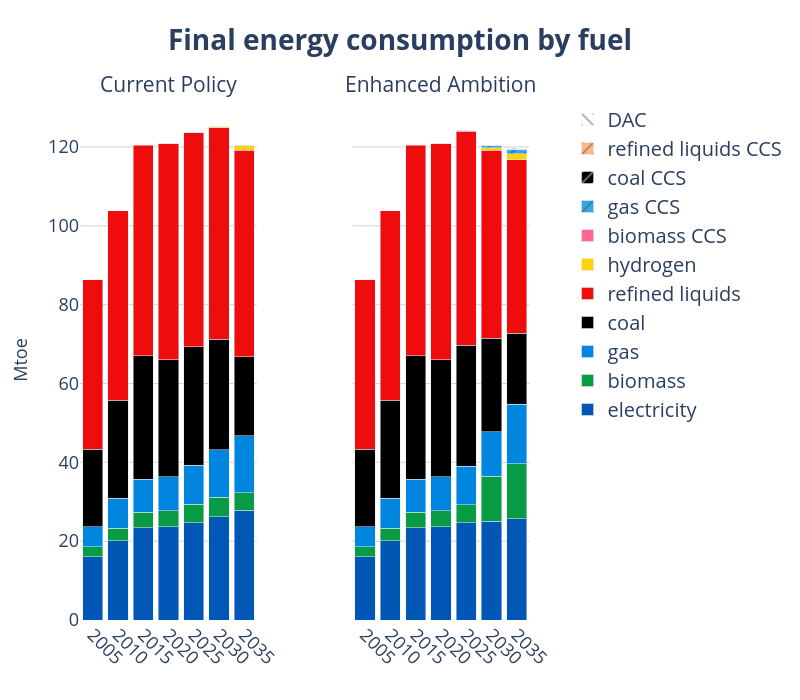

The code cell stored with this chart in its notebook:
### Code cell
years = list(range(2005, 2036, 5))

# Create subplots with secondary y-axes
fig = make_subplots(
    rows=1, cols=2,
    shared_yaxes=True,
    shared_xaxes=True,
    specs=[[{"secondary_y": True}, {"secondary_y": True}]],
    subplot_titles=("Current Policy", "Enhanced Ambition")
)
# === Legend Group: Gases ===

# ------------------------------------------------------------------
# add traces from the first figure → left pane
# ------------------------------------------------------------------
for tr in fig1.data:
    tr.showlegend = False                      # keep legend single
    # NEW → colour & pattern injection
    if tr.name in fuel_colors:
        tr.marker.color = fuel_colors[tr.name]
        pattern = fuel_patterns.get(tr.name)
        if pattern:
            # marker.pattern is available from Plotly 5.3+
            tr.marker.pattern = dict(shape=pattern)

    fig.add_trace(tr, row=1, col=1, secondary_y=False)

# ------------------------------------------------------------------
# add traces from the second figure → right pane
# ------------------------------------------------------------------
for tr in fig2.data:
    if tr.name in fuel_colors:
        tr.marker.color = fuel_colors[tr.name]
        pattern = fuel_patterns.get(tr.name)
        if pattern:
            tr.marker.pattern = dict(shape=pattern)

    fig.add_trace(tr, row=1, col=2, secondary_y=False)


fig.update_layout(
    yaxis=dict(title="EJ", showgrid=True),
    yaxis1=dict(title="EJ", showgrid=True, title_font_size=20),
    
    # Hide secondary y-axis for col 1 (still used internally)
    yaxis2=dict(
        showticklabels=False,
        showgrid=False,
        zeroline=False,
        showline=False,
        title='',
        overlaying='y',
        side='right',
        range=[0, 100]
    ),
    
    # Show secondary y-axis for col 2
    yaxis4=dict(
        showticklabels=False,
        showgrid=False,
        zeroline=False,
        showline=False,
        title='',
        overlaying='y',
        side='right',
        range=[0, 100]
    ),
    barmode='stack',
    plot_bgcolor='rgba(0,0,0,0)',
    width=800, height=700,
)


fig.update_xaxes(tickangle=45)

fig.update_yaxes(range=[None, 150])

fig.update_layout(
    yaxis=dict(title="Mtoe", showgrid=True, gridcolor='lightgray'),
    yaxis3=dict(showgrid=True, gridcolor='lightgray'),
    title=dict(
        text="<b>Final energy consumption by fuel</b>",
        font=dict(size=28),
        x=0.5
    ),
    legend=dict(
        traceorder="reversed",
        font=dict(size=20),
        x=1.02, y=1,
        borderwidth=0
    )
)
fig.update_xaxes(
    tickvals=years,
    ticktext=[str(y) for y in years]
)

# adjust axis labels and ticks
fig.update_xaxes(title_font=dict(size=18), tickfont=dict(size=18))
fig.update_yaxes(title_font=dict(size=18), tickfont=dict(size=18))

# bump the subplot titles
fig.update_annotations(font=dict(size=21))

# (if you also set a main title earlier)
fig.update_layout(title=dict(font=dict(size=28)))
fig

### Figure 1 — Plotly figure (JSON) as saved in the notebook; plotly's stock layout.template omitted (floating-point values rounded to 4 significant figures)
{"data": [{"hovertemplate": "fuel=electricity<br>Year=%{x}<br>value=%{y}<extra></extra>", "legendgroup": "electricity", "marker": {"color": "#0057B5", "pattern": {"shape": ""}}, "name": "electricity", "orientation": "v", "showlegend": false, "textposition": "auto", "type": "bar", "x": [2005, 2010, 2015, 2020, 2025, 2030, 2035], "xaxis": "x", "y": [16.05, 20.15, 23.35, 23.68, 24.67, 26.21, 27.87], "yaxis": "y"}, {"hovertemplate": "fuel=biomass<br>Year=%{x}<br>value=%{y}<extra></extra>", "legendgroup": "biomass", "marker": {"color": "#099B43", "pattern": {"shape": ""}}, "name": "biomass", "orientation": "v", "showlegend": false, "textposition": "auto", "type": "bar", "x": [2005, 2010, 2015, 2020, 2025, 2030, 2035], "xaxis": "x", "y": [2.572, 3.19, 3.932, 4.002, 4.695, 4.872, 4.407], "yaxis": "y"}, {"hovertemplate": "fuel=gas<br>Year=%{x}<br>value=%{y}<extra></extra>", "legendgroup": "gas", "marker": {"color": "#0186E0", "pattern": {"shape": ""}}, "name": "gas", "orientation": "v", "showlegend": false, "textposition": "auto", "type": "bar", "x": [2005, 2010, 2015, 2020, 2025, 2030, 2035], "xaxis": "x", "y": [5.092, 7.57, 8.385, 8.706, 9.892, 12.09, 14.41], "yaxis": "y"}, {"hovertemplate": "fuel=coal<br>Year=%{x}<br>value=%{y}<extra></extra>", "legendgroup": "coal", "marker": {"color": "#000000", "pattern": {"shape": ""}}, "name": "coal", "orientation": "v", "showlegend": false, "textposition": "auto", "type": "bar", "x": [2005, 2010, 2015, 2020, 2025, 2030, 2035], "xaxis": "x", "y": [19.67, 24.89, 31.4, 29.59, 30.0, 28.09, 20.04], "yaxis": "y"}, {"hovertemplate": "fuel=refined liquids<br>Year=%{x}<br>value=%{y}<extra></extra>", "legendgroup": "refined liquids", "marker": {"color": "#EF0C0C", "pattern": {"shape": ""}}, "name": "refined liquids", "orientation": "v", "showlegend": false, "textposition": "auto", "type": "bar", "x": [2005, 2010, 2015, 2020, 2025, 2030, 2035], "xaxis": "x", "y": [42.93, 48.04, 53.42, 54.8, 54.32, 53.64, 52.5], "yaxis": "y"}, {"hovertemplate": "fuel=hydrogen<br>Year=%{x}<br>value=%{y}<extra></extra>", "legendgroup": "hydrogen", "marker": {"color": "#FED30B", "pattern": {"shape": ""}}, "name": "hydrogen", "orientation": "v", "showlegend": false, "textposition": "auto", "type": "bar", "x": [2020, 2025, 2030, 2035], "xaxis": "x", "y": [0.001897, 0.1662, 0.3828, 1.03], "yaxis": "y"}, {"hovertemplate": "fuel=biomass CCS<br>Year=%{x}<br>value=%{y}<extra></extra>", "legendgroup": "biomass CCS", "marker": {"color": "#FF6692", "pattern": {"shape": ""}}, "name": "biomass CCS", "orientation": "v", "showlegend": false, "textposition": "auto", "type": "bar", "x": [2020, 2025, 2030, 2035], "xaxis": "x", "y": [0.0001128, 0.0004959, 0.004756, 0.01969], "yaxis": "y"}, {"hovertemplate": "fuel=gas CCS<br>Year=%{x}<br>value=%{y}<extra></extra>", "legendgroup": "gas CCS", "marker": {"color": "#33A8E2", "pattern": {"shape": "/"}}, "name": "gas CCS", "orientation": "v", "showlegend": false, "textposition": "auto", "type": "bar", "x": [2020, 2025, 2030, 2035], "xaxis": "x", "y": [0.0003467, 0.003868, 0.01799, 0.07134], "yaxis": "y"}, {"hovertemplate": "fuel=coal CCS<br>Year=%{x}<br>value=%{y}<extra></extra>", "legendgroup": "coal CCS", "marker": {"color": "#000000", "pattern": {"shape": "/"}}, "name": "coal CCS", "orientation": "v", "showlegend": false, "textposition": "auto", "type": "bar", "x": [2020, 2025, 2030, 2035], "xaxis": "x", "y": [6.637e-06, 2.657e-05, 0.0002603, 0.001183], "yaxis": "y"}, {"hovertemplate": "fuel=refined liquids CCS<br>Year=%{x}<br>value=%{y}<extra></extra>", "legendgroup": "refined liquids CCS", "marker": {"color": "#FFB785", "pattern": {"shape": "/"}}, "name": "refined liquids CCS", "orientation": "v", "showlegend": false, "textposition": "auto", "type": "bar", "x": [2020, 2025, 2030, 2035], "xaxis": "x", "y": [0.0002338, 0.0009491, 0.008176, 0.03711], "yaxis": "y"}, {"hovertemplate": "fuel=electricity<br>Year=%{x}<br>value=%{y}<extra></extra>", "legendgroup": "electricity", "marker": {"color": "#0057B5", "pattern": {"shape": ""}}, "name": "electricity", "orientation": "v", "showlegend": true, "textposition": "auto", "type": "bar", "x": [2005, 2010, 2015, 2020, 2025, 2030, 2035], "xaxis": "x2", "y": [16.05, 20.15, 23.35, 23.68, 24.69, 25.03, 25.64], "yaxis": "y3"}, {"hovertemplate": "fuel=biomass<br>Year=%{x}<br>value=%{y}<extra></extra>", "legendgroup": "biomass", "marker": {"color": "#099B43", "pattern": {"shape": ""}}, "name": "biomass", "orientation": "v", "showlegend": true, "textposition": "auto", "type": "bar", "x": [2005, 2010, 2015, 2020, 2025, 2030, 2035], "xaxis": "x2", "y": [2.572, 3.19, 3.932, 4.002, 4.487, 11.4, 13.99], "yaxis": "y3"}, {"hovertemplate": "fuel=gas<br>Year=%{x}<br>value=%{y}<extra></extra>", "legendgroup": "gas", "marker": {"color": "#0186E0", "pattern": {"shape": ""}}, "name": "gas", "orientation": "v", "showlegend": true, "textposition": "auto", "type": "bar", "x": [2005, 2010, 2015, 2020, 2025, 2030, 2035], "xaxis": "x2", "y": [5.092, 7.57, 8.385, 8.706, 9.888, 11.37, 15.06], "yaxis": "y3"}, {"hovertemplate": "fuel=coal<br>Year=%{x}<br>value=%{y}<extra></extra>", "legendgroup": "coal", "marker": {"color": "#000000", "pattern": {"shape": ""}}, "name": "coal", "orientation": "v", "showlegend": true, "textposition": "auto", "type": "bar", "x": [2005, 2010, 2015, 2020, 2025, 2030, 2035], "xaxis": "x2", "y": [19.67, 24.89, 31.4, 29.59, 30.65, 23.7, 18.11], "yaxis": "y3"}, {"hovertemplate": "fuel=refined liquids<br>Year=%{x}<br>value=%{y}<extra></extra>", "legendgroup": "refined liquids", "marker": {"color": "#EF0C0C", "pattern": {"shape": ""}}, "name": "refined liquids", "orientation": "v", "showlegend": true, "textposition": "auto", "type": "bar", "x": [2005, 2010, 2015, 2020, 2025, 2030, 2035], "xaxis": "x2", "y": [42.93, 48.04, 53.42, 54.8, 54.32, 47.72, 43.89], "yaxis": "y3"}, {"hovertemplate": "fuel=hydrogen<br>Year=%{x}<br>value=%{y}<extra></extra>", "legendgroup": "hydrogen", "marker": {"color": "#FED30B", "pattern": {"shape": ""}}, "name": "hydrogen", "orientation": "v", "showlegend": true, "textposition": "auto", "type": "bar", "x": [2020, 2025, 2030, 2035], "xaxis": "x2", "y": [0.001897, 0.1383, 0.5943, 1.601], "yaxis": "y3"}, {"hovertemplate": "fuel=biomass CCS<br>Year=%{x}<br>value=%{y}<extra></extra>", "legendgroup": "biomass CCS", "marker": {"color": "#FF6692", "pattern": {"shape": ""}}, "name": "biomass CCS", "orientation": "v", "showlegend": true, "textposition": "auto", "type": "bar", "x": [2020, 2025, 2030, 2035], "xaxis": "x2", "y": [0.0001128, 0.0004963, 0.005617, 0.02463], "yaxis": "y3"}, {"hovertemplate": "fuel=gas CCS<br>Year=%{x}<br>value=%{y}<extra></extra>", "legendgroup": "gas CCS", "marker": {"color": "#33A8E2", "pattern": {"shape": "/"}}, "name": "gas CCS", "orientation": "v", "showlegend": true, "textposition": "auto", "type": "bar", "x": [2020, 2025, 2030, 2035], "xaxis": "x2", "y": [0.0003467, 0.003863, 0.5065, 1.036], "yaxis": "y3"}, {"hovertemplate": "fuel=coal CCS<br>Year=%{x}<br>value=%{y}<extra></extra>", "legendgroup": "coal CCS", "marker": {"color": "#000000", "pattern": {"shape": "/"}}, "name": "coal CCS", "orientation": "v", "showlegend": true, "textposition": "auto", "type": "bar", "x": [2020, 2025, 2030, 2035], "xaxis": "x2", "y": [6.637e-06, 2.656e-05, 0.0004477, 0.002378], "yaxis": "y3"}, {"hovertemplate": "fuel=refined liquids CCS<br>Year=%{x}<br>value=%{y}<extra></extra>", "legendgroup": "refined liquids CCS", "marker": {"color": "#FFB785", "pattern": {"shape": "/"}}, "name": "refined liquids CCS", "orientation": "v", "showlegend": true, "textposition": "auto", "type": "bar", "x": [2020, 2025, 2030, 2035], "xaxis": "x2", "y": [0.0002338, 0.0009485, 0.01111, 0.05894], "yaxis": "y3"}, {"hovertemplate": "fuel=DAC<br>Year=%{x}<br>value=%{y}<extra></extra>", "legendgroup": "DAC", "marker": {"color": "#FFFFFF", "pattern": {"shape": "\\"}}, "name": "DAC", "orientation": "v", "showlegend": true, "textposition": "auto", "type": "bar", "x": [2025, 2030, 2035], "xaxis": "x2", "y": [1.667e-07, 0.1238, 0.2383], "yaxis": "y3"}], "layout": {"annotations": [{"font": {"size": 21}, "showarrow": false, "text": "Current Policy", "x": 0.185, "xanchor": "center", "xref": "paper", "y": 1, "yanchor": "bottom", "yref": "paper"}, {"font": {"size": 21}, "showarrow": false, "text": "Enhanced Ambition", "x": 0.755, "xanchor": "center", "xref": "paper", "y": 1, "yanchor": "bottom", "yref": "paper"}], "barmode": "stack", "height": 700, "legend": {"borderwidth": 0, "font": {"size": 20}, "traceorder": "reversed", "x": 1.02, "y": 1}, "plot_bgcolor": "rgba(0,0,0,0)", "title": {"font": {"size": 28}, "text": "<b>Final energy consumption by fuel</b>", "x": 0.5}, "width": 800, "xaxis": {"anchor": "y", "domain": [0, 0.37], "tickangle": 45, "tickfont": {"size": 18}, "ticktext": ["2005", "2010", "2015", "2020", "2025", "2030", "2035"], "tickvals": [2005, 2010, 2015, 2020, 2025, 2030, 2035], "title": {"font": {"size": 18}}}, "xaxis2": {"anchor": "y3", "domain": [0.57, 0.94], "tickangle": 45, "tickfont": {"size": 18}, "ticktext": ["2005", "2010", "2015", "2020", "2025", "2030", "2035"], "tickvals": [2005, 2010, 2015, 2020, 2025, 2030, 2035], "title": {"font": {"size": 18}}}, "yaxis": {"anchor": "x", "domain": [0, 1], "gridcolor": "lightgray", "range": [null, 150], "showgrid": true, "tickfont": {"size": 18}, "title": {"font": {"size": 18}, "text": "Mtoe"}}, "yaxis2": {"anchor": "x", "overlaying": "y", "range": [null, 150], "showgrid": false, "showline": false, "showticklabels": false, "side": "right", "tickfont": {"size": 18}, "title": {"font": {"size": 18}, "text": ""}, "zeroline": false}, "yaxis3": {"anchor": "x2", "domain": [0, 1], "gridcolor": "lightgray", "matches": "y", "range": [null, 150], "showgrid": true, "showticklabels": false, "tickfont": {"size": 18}, "title": {"font": {"size": 18}}}, "yaxis4": {"anchor": "x2", "overlaying": "y", "range": [null, 150], "showgrid": false, "showline": false, "showticklabels": false, "side": "right", "tickfont": {"size": 18}, "title": {"font": {"size": 18}, "text": ""}, "zeroline": false}}}
